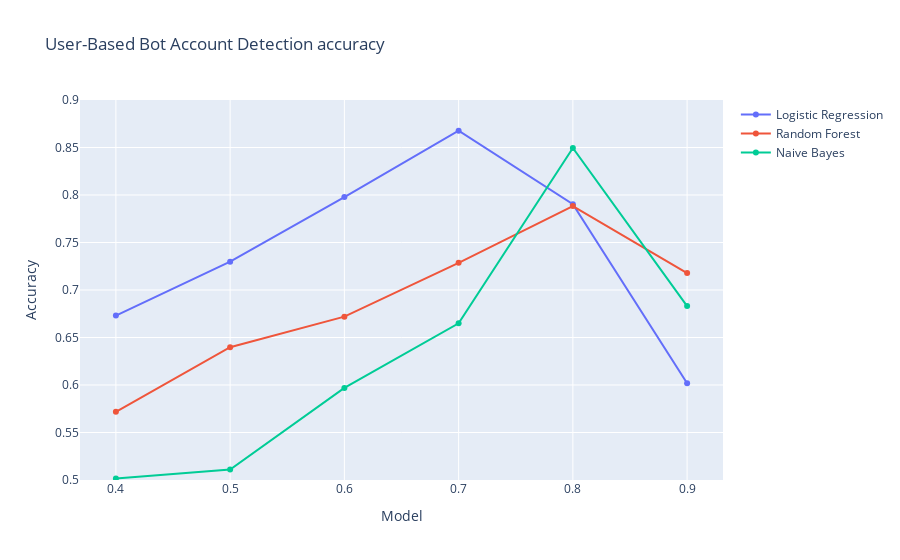

Write notebook code for a chart like this one.
### Code cell
# 展示不同阈值下，user-based bot account detection的准确率
plot_accuracy_by_user({'Logistic Regression': lr_user_acc_with_thd, 'Random Forest': rf_user_acc_with_thd, 'Naive Bayes': nb_user_acc_with_thd},
                      ['Logistic Regression', 'Random Forest', 'Naive Bayes'])

### Figure 1 — Plotly figure (JSON) as saved in the notebook; plotly's stock layout.template omitted (floating-point values rounded to 4 significant figures)
{"data": [{"mode": "lines+markers", "name": "Logistic Regression", "type": "scatter", "x": [0.4, 0.5, 0.6, 0.7, 0.8, 0.9], "y": [0.6731, 0.7298, 0.7978, 0.8677, 0.7903, 0.6019]}, {"mode": "lines+markers", "name": "Random Forest", "type": "scatter", "x": [0.4, 0.5, 0.6, 0.7, 0.8, 0.9], "y": [0.5718, 0.6398, 0.672, 0.7286, 0.7884, 0.7178]}, {"mode": "lines+markers", "name": "Naive Bayes", "type": "scatter", "x": [0.4, 0.5, 0.6, 0.7, 0.8, 0.9], "y": [0.5015, 0.511, 0.5969, 0.665, 0.8496, 0.683]}], "layout": {"barmode": "group", "title": {"text": "User-Based Bot Account Detection accuracy"}, "xaxis": {"title": {"text": "Model"}}, "yaxis": {"range": [0.5, 0.9], "title": {"text": "Accuracy"}}}}
